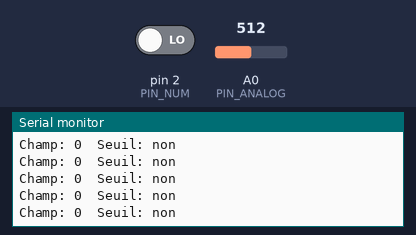
This sketch was run on a simulated Arduino Uno, built with avr-gcc and run on an emulated ATmega328P. Shown: the last lines printed to the serial monitor. Inputs (shaded band) come from the test bench; at power-on: A0 (PIN_ANALOG) = 512, pin 2 (PIN_NUM) LOW.

Above: at 1.4 s.
1.5 s: A0 (PIN_ANALOG) set to 551
At 1.76 s:
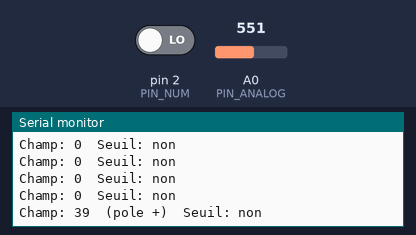
3.5 s: pin 2 (PIN_NUM) driven HIGH
At 3.77 s:
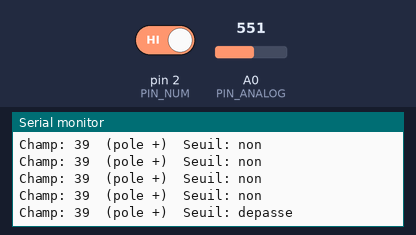
5.5 s: A0 (PIN_ANALOG) set to 511
At 5.77 s:
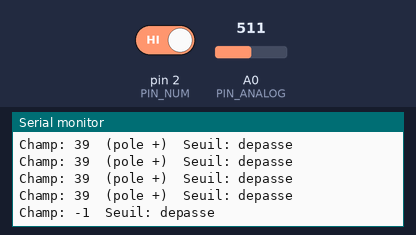
7.5 s: pin 2 (PIN_NUM) driven LOW
At 7.77 s:
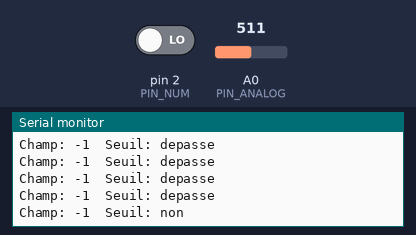

The sketch:

36_KY-024_Hall_Lineaire.ino
```cpp
/*
 * =====================================================================
 *  Arduino Lab Nexus v6.1.0 STABLE  -  KY-024 Hall linéaire
 * =====================================================================
 *  Explication : Mesure l'intensité et la polarité d'un champ magnétique avec un capteur Hall linéaire KY-024.
 *  Carte       : Arduino UNO / Nano (ATmega328P) - compatible Mega
 *  Moniteur    : 9600 bauds
 *
 *  Câblage :
 *   Arduino 5V     -> KY-024 +
 *   Arduino GND    -> KY-024 G
 *   Arduino A0     -> KY-024 A0
 *   Arduino D2     -> KY-024 D0
 *
 *  Bibliothèques requises (arduino-cli lib install "...") : aucune
 * =====================================================================
 */
// @libs:

// Broches du module
const uint8_t PIN_ANALOG = A0;
const uint8_t PIN_NUM    = 2;
int zero = 512;                    // valeur sans aimant (calibrée au démarrage)

void setup() {
  pinMode(PIN_NUM, INPUT);
  Serial.begin(9600);
  // Calibration : moyenne de 20 lectures sans aimant
  long somme = 0;
  for (int i = 0; i < 20; i++) { somme += analogRead(PIN_ANALOG); delay(10); }
  zero = somme / 20;
  Serial.print(F("[36] KY-024 pret, zero = ")); Serial.println(zero);
}

void loop() {
  int ecart = analogRead(PIN_ANALOG) - zero;   // signe = polarité, valeur = intensité
  Serial.print(F("Champ: ")); Serial.print(ecart);
  if (ecart > 20) Serial.print(F("  (pole +)"));
  else if (ecart < -20) Serial.print(F("  (pole -)"));
  Serial.print(F("  Seuil: ")); Serial.println(digitalRead(PIN_NUM) ? F("depasse") : F("non"));
  delay(200);
}
```

Measured:
- the behaviour switches between 532 and 533 on A0 (PIN_ANALOG) (found by bisection; images 0 and 1)
- after the input at 1.5 s, the serial monitor: prints a new line after 0.11 s (image 1)
- after the input at 3.5 s, the serial monitor: prints a new line after 0.11 s (image 2)
- after the input at 5.5 s, the serial monitor: prints a new line after 0.12 s (image 3)
- after the input at 7.5 s, the serial monitor: prints a new line after 0.12 s (image 4)
